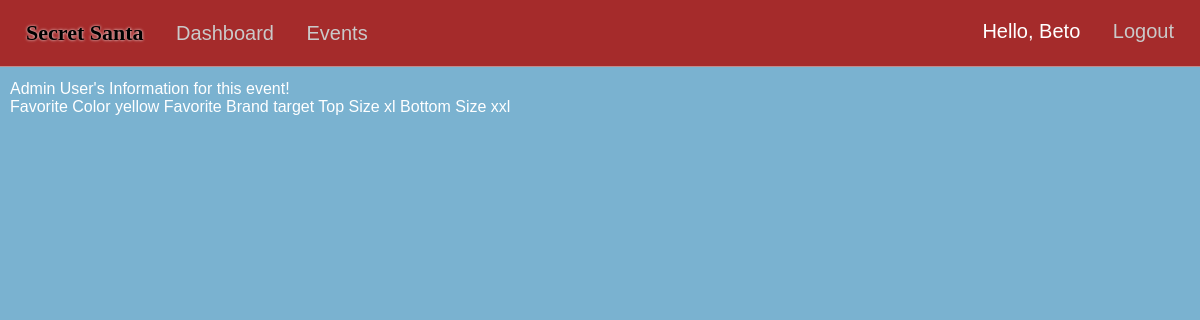
Screenshot of /request-person-info/eventID=1/person=4 (signed in) with the database file from the repository.
### market/models.py (models this page shows, shortened)
class User(db.Model, UserMixin):
    id = db.Column(db.Integer(), primary_key=True)
    username = db.Column(db.String(length=30), nullable=False, unique=True)
    first_name = db.Column(db.String(length=50), nullable=False)
    last_name = db.Column(db.String(length=50), nullable=False)
    email_address = db.Column(db.String(length=50), nullable=False, unique=True)
    password_hash = db.Column(db.String(length=60), nullable=False)
    events = db.relationship('Event', backref='coordinator', lazy=True)
    events_attending = db.relationship('EventMembers', backref='attendees', lazy=True)
    @property
    def password(self):
        return self.password_hash

class EventFields(db.Model):
    id = db.Column(db.Integer(), primary_key=True)
    event_id = db.Column(db.Integer(), db.ForeignKey('event.event_id'), nullable=False)
    field_1 = db.Column(db.String(length=150), nullable=False)
    field_2 = db.Column(db.String(length=150))
    field_3 = db.Column(db.String(length=150))
    field_4 = db.Column(db.String(length=150))
    field_5 = db.Column(db.String(length=150))
    field_6 = db.Column(db.String(length=150))
    field_7 = db.Column(db.String(length=150))
    field_8 = db.Column(db.String(length=150))
    field_9 = db.Column(db.String(length=150))
    field_10 = db.Column(db.String(length=150))

class UserEventFields(db.Model):
    id = db.Column(db.Integer(), primary_key=True)
    field_id = db.Column(db.Integer(), db.ForeignKey('event_fields.id'), nullable=False)
    event_id = db.Column(db.Integer(), db.ForeignKey('event.event_id'), nullable=False)
    user_id = db.Column(db.Integer(), db.ForeignKey('user.id'), nullable=False)
    field_1 = db.Column(db.String(length=150))
    field_2 = db.Column(db.String(length=150))
    field_3 = db.Column(db.String(length=150))
    field_4 = db.Column(db.String(length=150))
    field_5 = db.Column(db.String(length=150))
    field_6 = db.Column(db.String(length=150))
    field_7 = db.Column(db.String(length=150))
    field_8 = db.Column(db.String(length=150))
    field_9 = db.Column(db.String(length=150))
    field_10 = db.Column(db.String(length=150))
    field_titles=db.relationship('EventFields', backref='user_info_fields', lazy=True)

### market/routes.py (the view)
@app.route("/request-person-info/eventID=<int:event_id>/person=<int:person_id>", methods=['GET','POST'])
@login_required
def secret_info(event_id,person_id):
    if not GiverReceivers.query.filter_by(event_id=event_id, giver_id=current_user.id, receiver_id=person_id).first():
        flash ('You don\'t have access to view this user\'s information!.', category='danger')
        return redirect(url_for('event_info', event_id=event_id))
    person_fields=UserEventFields.query.filter_by(event_id=event_id,user_id=person_id).first()
    selected_person=User.query.filter_by(id=person_id).first()
    return render_template('secretinfo.html', person_fields=person_fields, selected_person=selected_person)

### market/models.py (called while the page is built)
@login_manager.user_loader
def load_user(user_id):
    return User.query.get(int(user_id))

### market/templates/secretinfo.html (shortened to what this page needs)
{% extends 'base.html'%}
{% block style %}
<link rel= "stylesheet" type= "text/css" href= "{{ url_for('static',filename='styles/events.css') }}">
{% endblock %}
{% block content %}
{{selected_person.first_name+" "+selected_person.last_name}}'s Information for this event!<br>
{{person_fields.field_titles.field_1|title}}
{{person_fields.field_1 or ""}}
{{person_fields.field_titles.field_2|title}}
{{person_fields.field_2 or ""}}
{{person_fields.field_titles.field_3|title}}
{{person_fields.field_3 or ""}}
{{person_fields.field_titles.field_4|title}}
{{person_fields.field_4 or ""}}
{% endblock %}

### market/templates/base.html (shortened to what this page needs)
<!DOCTYPE html>
<html lang="en">
<head>
  <link rel= "stylesheet" type= "text/css" href= "{{ url_for('static',filename='styles/main.css') }}">
  {% block style %}
  {% endblock %}
</head>
<body>
  <nav>
    <ul class="top-left-nav">
      <a href="{{ url_for('home_page') }}" ><li class="li-title">
        Secret Santa
      </li></a>
    {% if current_user.is_authenticated %}
      <li>
        <a href="{{ url_for('dashboard_page') }}" class="nav-item">Dashboard</a>
      </li>
      <li>
        <a href="{{ url_for('events_page') }}" class="nav-item">Events</a>
      </li>
    {% endif %}
    </ul>
    {% if current_user.is_authenticated %}
    <ul class="top-right-nav">
      <li>
        <p class="nav-name">Hello, {{ current_user.first_name.title() }} </p>
      </li>
      <li>
        <a class="nav-item" href="{{ url_for('logout_page') }}">Logout</a>
      </li>
    </ul>
    {% endif %}
  </nav>
  {% block content %}
  {% endblock %}
</body>
</html>

### market/static/styles/main.css (style rules this page uses)
* { margin: 0px; box-sizing: border-box; }
body { margin-top: 66px; font-family: Arial, Helvetica, sans-serif; background-color: rgb(122, 178, 208); color: white; padding: 0px 10px; padding-bottom: 80px; }
nav { display: flex; justify-content: space-between; background-color: rgb(165, 43, 43); padding: 20px 20px; position: fixed; right: 0px; left: 0px; top:0px; z-index: 1000; color: black; font-family:'Gill Sans', 'Gill Sans MT', Calibri, 'Trebuchet MS', sans-serif; font-size: 20px; border-bottom: 1px solid rgba(209, 208, 208, 0.589); }
.li-title { font-weight: bolder; font-size: 22px; font-family: 'Grinched'; text-shadow: 0px 0px 3px white; }
.top-left-nav { list-style: none; padding: 0px; display: inline-block; }
.top-left-nav li,.top-right-nav li { display: inline-block; margin-right: 6px; margin-left: 6px; }
.top-right-nav { list-style: none; padding: 0px; display: inline-block; }
.nav-item { text-decoration: none; color: rgb(202, 201, 201); margin-left: 15px; }
.nav-name { text-decoration: none; color: rgb(255, 255, 255); }
a { text-decoration: none; color: Black; }

### market/static/styles/events.css (style rules this page uses)
body { margin-top: 80px; padding: 0px 10px; padding-bottom:60px ; }

### rows the page displays
User: first_name "Beto"
User: first_name+last_name "Admin User"
EventFields: field_titles.field_1 "Favorite Color", field_titles.field_2 "Favorite Brand", field_titles.field_3 "Top Size", field_titles.field_4 "Bottom Size"
UserEventFields: field_1 "yellow", field_2 "target", field_3 "xl", field_4 "xxl"
